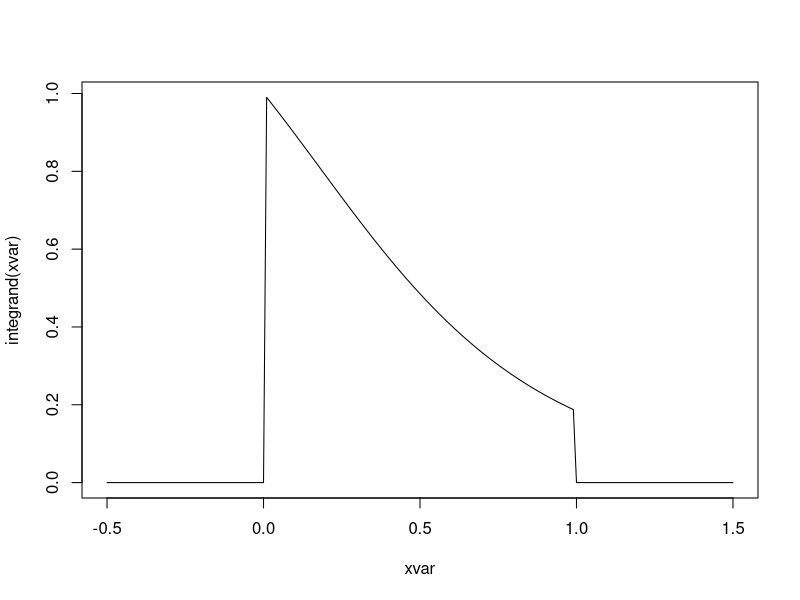
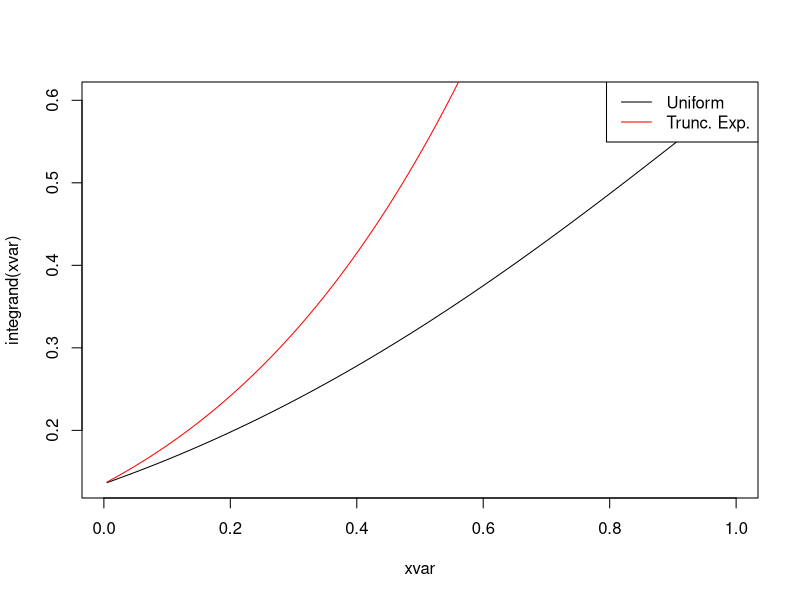
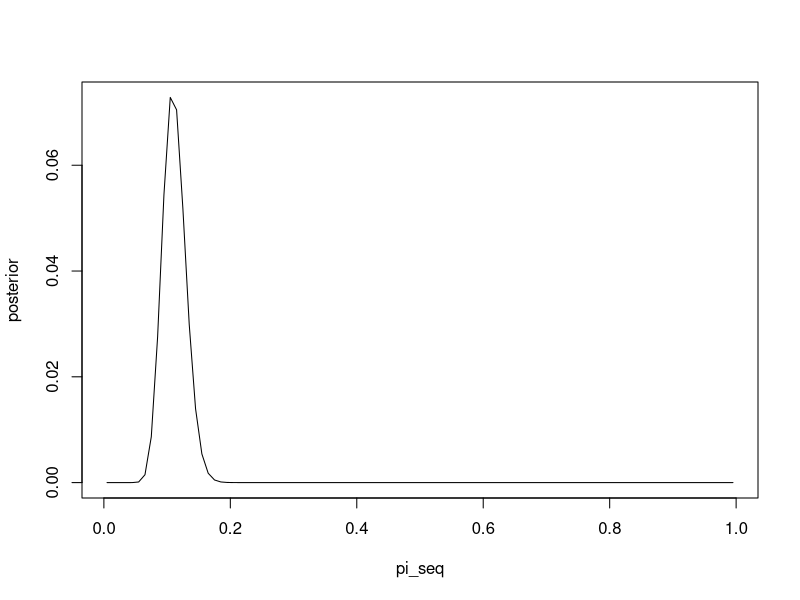

These figures' R source, in order:
## ----setup, include=FALSE-----------------------------------------------------
library(knitr)
hook_output = knit_hooks$get('output')
knit_hooks$set(output = function(x, options) {
  # this hook is used only when the linewidth option is not NULL
  if (!is.null(n <- options$linewidth)) {
    x = knitr:::split_lines(x)
    # any lines wider than n should be wrapped
    if (any(nchar(x) > n)) x = strwrap(x, width = n)
    x = paste(x, collapse = '\n')
  }
  hook_output(x, options)
})

knitr::opts_chunk$set(cache = FALSE, message = FALSE,
                      linewidth = 50)
set.seed(3150)


## -----------------------------------------------------------------------------
# Sample size
n <- 5000
# Define a function for integrand
integrand <- function(x) {
  # We want to multiply by zero if outside the range
  supp_ind <- as.numeric(x > 0 & x < 1)
  return(supp_ind * exp(-x)/(1 + x^2))
}


## -----------------------------------------------------------------------------
# Look at the graph of the function
xvar <- seq(-0.5, 1.5, by = 0.01)
plot(xvar, integrand(xvar), type = "l")


## -----------------------------------------------------------------------------
# 1. Basic MC integration
unif_vars <- runif(n)

theta1 <- mean(integrand(unif_vars))
sd1 <- sd(integrand(unif_vars))


## -----------------------------------------------------------------------------
# 2. Exponential density
exp_vars <- -log(unif_vars)

theta2 <- mean(integrand(exp_vars)/dexp(exp_vars))
sd2 <- sd(integrand(exp_vars)/dexp(exp_vars))


## -----------------------------------------------------------------------------
# Compare results
c(theta1, theta2)
c(sd1, sd2)/sqrt(n)


## -----------------------------------------------------------------------------
# How many are zeros?
sum(integrand(exp_vars) == 0)


## -----------------------------------------------------------------------------
# 3. Truncated exponential density
unif_vars <- runif(n)
truncexp_vars <- -log(1 - unif_vars*(1 - exp(-1)))

# Evaluate the density at those points
phi_vars <- exp(-truncexp_vars)/(1 - exp(-1))

theta3 <- mean(integrand(truncexp_vars)/phi_vars)
sd3 <- sd(integrand(truncexp_vars)/phi_vars)


## -----------------------------------------------------------------------------
# Compare results
c(theta1, theta2, theta3)
c(sd1, sd2, sd3)/sqrt(n)


## -----------------------------------------------------------------------------
n <- 3150
integrand <- function(x) exp(-0.5*(x - 2)^2)
norm_vars <- rnorm(n)
theta1 <- mean(integrand(norm_vars))
std_er1 <- sd(integrand(norm_vars))/sqrt(n)

c(theta1, std_er1)


## -----------------------------------------------------------------------------
norm_vars2 <- norm_vars + 2
phi_vars <- dnorm(norm_vars2, mean = 2)
theta2 <- mean(integrand(norm_vars2)*dnorm(norm_vars2)/phi_vars)
std_er2 <- sd(integrand(norm_vars2)*dnorm(norm_vars2)/phi_vars)/sqrt(n)

c(theta2, std_er2)


## -----------------------------------------------------------------------------
# Points between 0 and 1 without boundary
xvar <- ppoints(100)
plot(xvar, integrand(xvar), type = "l")
lines(xvar, integrand(xvar)/exp(-xvar), col = "red")
legend(x = "topright", 
       legend = c("Uniform", "Trunc. Exp."), 
       col = c("black", "red"), lty = 1)


## -----------------------------------------------------------------------------
n <- 5000
norm_vars <- rnorm(n)
# Average of 0s and 1s gives proportion of 1s
mean(norm_vars > 5)


## -----------------------------------------------------------------------------
n <- 10000000
norm_vars <- rnorm(n)
# Average of 0s and 1s gives proportion of 1s
mean(norm_vars > 5)


## -----------------------------------------------------------------------------
# Check if > 5 in absolute value, and divide by 2
0.5*mean(abs(norm_vars) > 5)
# Compare both standard errors
c(sd(norm_vars > 5), 0.5*sd(abs(norm_vars) > 5))


## -----------------------------------------------------------------------------
# Shifted exponential density
unif_vars <- runif(n)
shiftexp_vars <- -log(unif_vars) + 5

# Evaluate the density at those points
phi_vars <- exp(-(shiftexp_vars - 5))

theta_est <- mean(dnorm(shiftexp_vars)/phi_vars)
sd_est <- sd(dnorm(shiftexp_vars)/phi_vars)


## -----------------------------------------------------------------------------
# Compare all three approaches
c("Method1" = mean(norm_vars > 5), 
  "Method2" = 0.5*mean(abs(norm_vars) > 5),
  "Method 3" = theta_est)

c("Method1" = sd(norm_vars > 5), 
  "Method2" = 0.5*sd(abs(norm_vars) > 5),
  "Method 3" = sd_est)


## -----------------------------------------------------------------------------
pi_seq <- ppoints(100)
posterior <- 1*choose(294, 32)*pi_seq^32*
  (1 - pi_seq)^262

plot(pi_seq, posterior, type = "l")


## ---- eval = FALSE, echo = FALSE----------------------------------------------
## # Let's look at the ratio
## plot(pi_seq, posterior/dbeta(pi_seq, 2, 10),
##      type = "l")


## -----------------------------------------------------------------------------
# Create a function for posterior and weight
post_fun <- function(pi) {
  1*choose(294, 32)*pi^32*(1 - pi)^262
}

weight <- function(pi) {
  post_fun(pi)/dbeta(pi, shape1 = 2, 
                     shape2 = 10)
}


## -----------------------------------------------------------------------------
# Assume we are interested in posterior mean
# so g(x) = x
n <- 5000
beta_vars <- rbeta(n, shape1 = 2, shape2 = 10)

denominator <- weight(beta_vars)
numerator <- weight(beta_vars)*beta_vars
(theta <- mean(numerator)/mean(denominator))


## -----------------------------------------------------------------------------
# What about posterior variance?
denominator <- weight(beta_vars)
numerator <- weight(beta_vars)*beta_vars^2 # g(x) = x^2
theta2 <- mean(numerator)/mean(denominator)
# Var(X) = E(X^2) - E(X)^2
theta2 - theta^2


## -----------------------------------------------------------------------------
# What about posterior probability that pi
# is between 0.08 and 0.12?
denominator <- weight(beta_vars)
# g(x) is indicator function
gvals <- as.numeric(beta_vars > 0.08 &
                      beta_vars < 0.12)
numerator <- weight(beta_vars)*gvals
mean(numerator)/mean(denominator)

